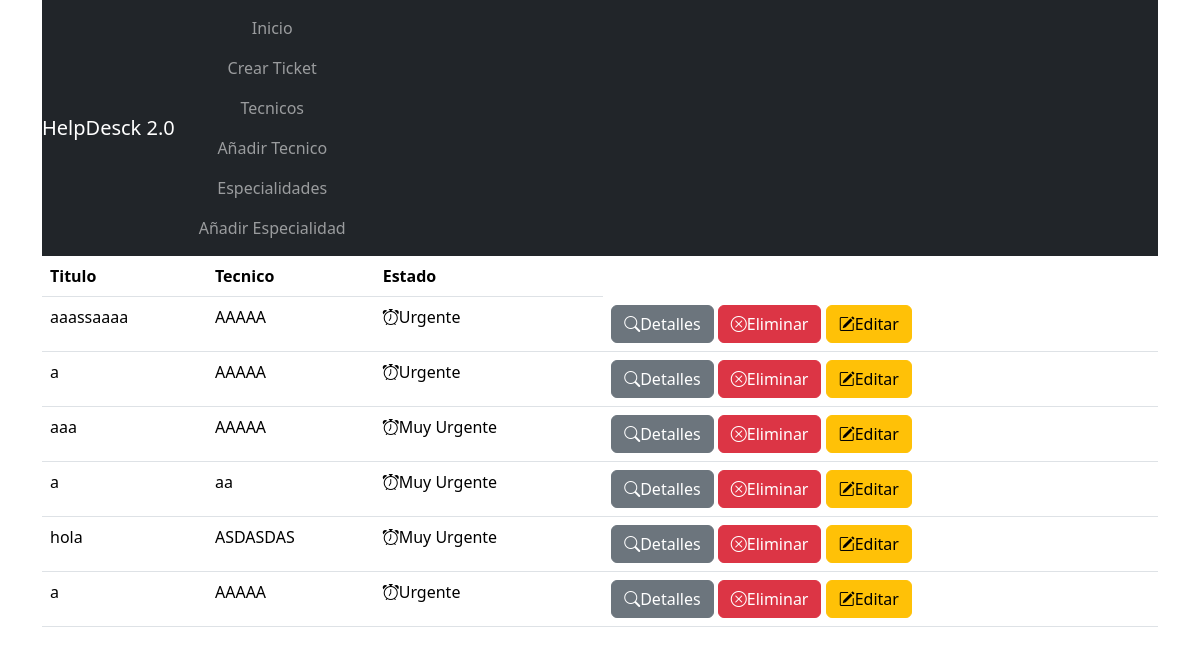
The page / on the database its author committed.
### core/models.py (models this page shows, shortened)
class Ticket(models.Model):
    title = models.CharField(verbose_name="Title", max_length=50)
    description = models.TextField(verbose_name="Description")
    created_at = models.DateTimeField(auto_now_add=True,verbose_name="Created at")
    updated_at = models.DateTimeField(auto_now=True,verbose_name="Update at")
    tech = models.ForeignKey(Tech,verbose_name="Tech",on_delete=models.SET_NULL,null=True,blank=True)
    criticy = models.ForeignKey(Criticy,verbose_name="Criticy",on_delete=models.SET_NULL,null=True,blank=True)
    history = models.ManyToManyField(History,blank=True)

class Tech(models.Model):
    name = models.CharField(verbose_name="Name",max_length=50)
    last_name = models.CharField(verbose_name="Last Name",max_length=50)
    speciality = models.ManyToManyField(Speciality,verbose_name="Speciality")
    def __str__(self) -> str:
        return self.name

class Criticy(models.Model):
    level = models.CharField(verbose_name="level",max_length=50)
    def __str__(self) -> str:
        return self.level

### core/views.py (the view)
# urls.py: path("",views.TicketListView.as_view(),name="home"),
class TicketListView(ListView):
    model = Ticket
    template_name = "home.html"

### core/templates/home.html
{% extends "base.html" %}
{% block content %}
<table class="table">
    <thead>
        <tr>
            <th>Titulo</th>
            <th>Tecnico</th>
            <th>Estado</th>
        </tr>
    </thead>
    <tbody>
        {% for ticket in object_list %}
        <tr>
            <td>{{ ticket.title }}</td>
            <td>{{ ticket.tech }}</td>
            <td><i class="bi bi-alarm"></i>{{ ticket.criticy }}</td>
            <td>
                <a class="btn btn-secondary" href="{% url 'ticket_detail' ticket.id %}"><i class="bi bi-search"></i>Detalles</a>
                <a class="btn btn-danger" href="{% url 'ticket_confirm_delete' ticket.id %}"><i class="bi bi-x-circle"></i>Eliminar</a>
                <a class="btn btn-warning" href="{% url 'ticket_edit' ticket.id %}"><i class="bi bi-pencil-square"></i>Editar</a>
            </td>
        </tr>
        {% endfor %}
    </tbody>
</table>
{% endblock %}

### rows shown on the page
Ticket: title "aaassaaaa", tech "AAAAA", criticy "Urgente"
Ticket: title "a", tech "AAAAA", criticy "Urgente"
Ticket: title "aaa", tech "AAAAA", criticy "Muy Urgente"
Ticket: title "a", tech "aa", criticy "Muy Urgente"
Ticket: title "hola", tech "ASDASDAS", criticy "Muy Urgente"
Ticket: title "a", tech "AAAAA", criticy "Urgente"
